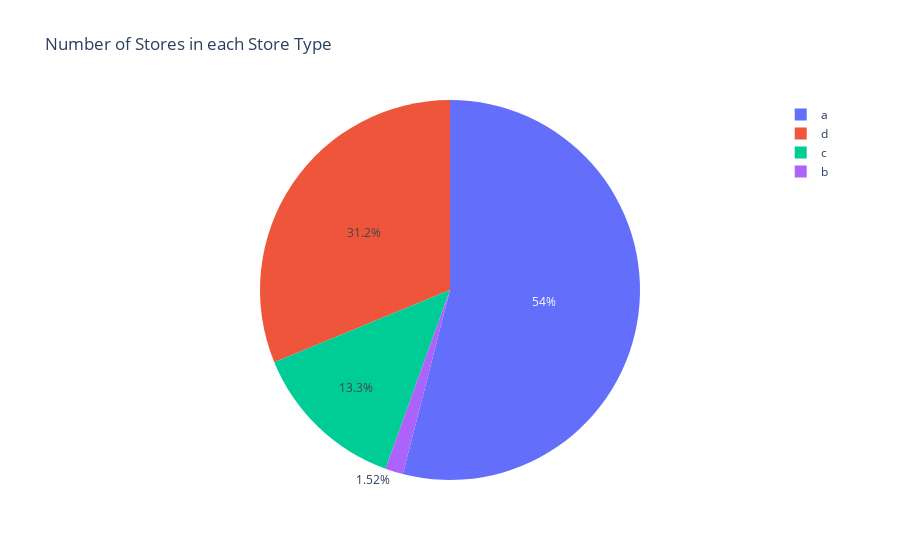
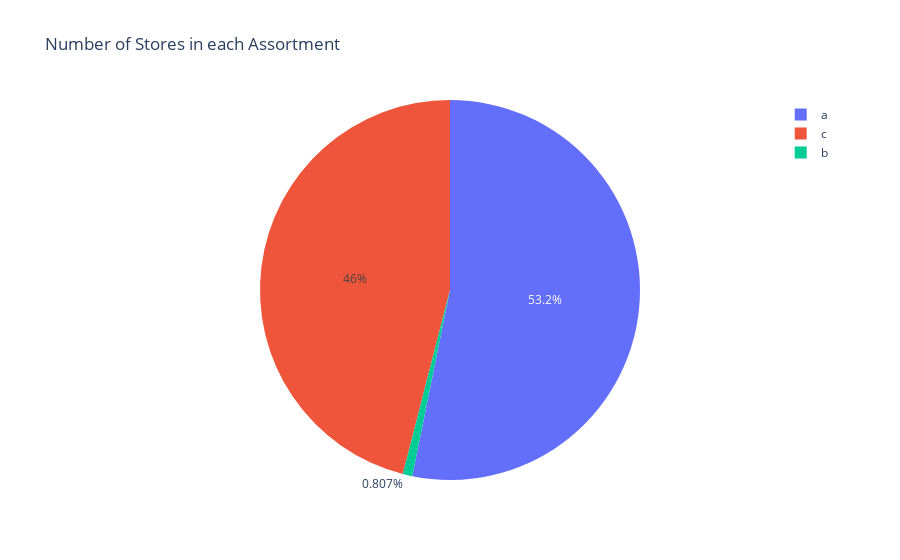

Here is the notebook cell these charts were saved with, in order:
### Code cell
#- Period
print(f"Period: {StartDate.strftime('%Y-%m-%d')} to {EndDate.strftime('%Y-%m-%d')}"	)

#- Number of Stores
print(f"Number of Stores: {df_all_stores['Store'].nunique()}")

#- Number of Stores in each Store Type
print("Number of Stores in each Store Type:", df_all_stores.groupby('StoreType')['Store'].nunique())
store_counts = df_all_stores.groupby('StoreType')['Store'].nunique().reset_index(name='NumberOfStores')
fig = px.pie(store_counts, names='StoreType', values='NumberOfStores', title='Number of Stores in each Store Type')
fig.update_traces(hovertemplate='%{label}: %{value} (<b>%{percent}</b>)')
fig.show()

#- Number of Stores in each Assortment
print("Number of Stores in each Assortment:", df_all_stores.groupby('Assortment')['Store'].nunique())
assortment_counts = df_all_stores.groupby('Assortment')['Store'].nunique().reset_index(name='NumberOfStores')
fig = px.pie(assortment_counts, names='Assortment', values='NumberOfStores', title='Number of Stores in each Assortment')
fig.update_traces(hovertemplate='%{label}: %{value} (<b>%{percent}</b>)')
fig.show()

#- Number of Stores with Promo2
print(f"Number of Stores with Promo2: {df_all_stores.groupby('Promo2')['Store'].nunique().loc[1]}")

#- Number of Stores without Promo2
print(f"Number of Stores without Promo2: {df_all_stores.groupby('Promo2')['Store'].nunique().loc[0]}")

#- Number of Stores with Competition
print(f"Number of Stores with Competition: {df_all_stores.groupby('IsCompetition')['Store'].nunique().loc[1]}")

#- Number of Stores without Competition
print(f"Number of Stores without Competition: {df_all_stores.groupby('IsCompetition')['Store'].nunique().loc[0]}")

### Figure 1 — Plotly figure (JSON) as saved in the notebook; plotly's stock layout.template omitted (floating-point values rounded to 4 significant figures)
{"data": [{"domain": {"x": [0, 1], "y": [0, 1]}, "hovertemplate": "%{label}: %{value} (<b>%{percent}</b>)", "labels": ["a", "b", "c", "d"], "legendgroup": "", "name": "", "showlegend": true, "type": "pie", "values": [602, 17, 148, 348]}], "layout": {"legend": {"tracegroupgap": 0}, "title": {"text": "Number of Stores in each Store Type"}}}

### Figure 2 — Plotly figure (JSON) as saved in the notebook; plotly's stock layout.template omitted (floating-point values rounded to 4 significant figures)
{"data": [{"domain": {"x": [0, 1], "y": [0, 1]}, "hovertemplate": "%{label}: %{value} (<b>%{percent}</b>)", "labels": ["a", "b", "c"], "legendgroup": "", "name": "", "showlegend": true, "type": "pie", "values": [593, 9, 513]}], "layout": {"legend": {"tracegroupgap": 0}, "title": {"text": "Number of Stores in each Assortment"}}}
